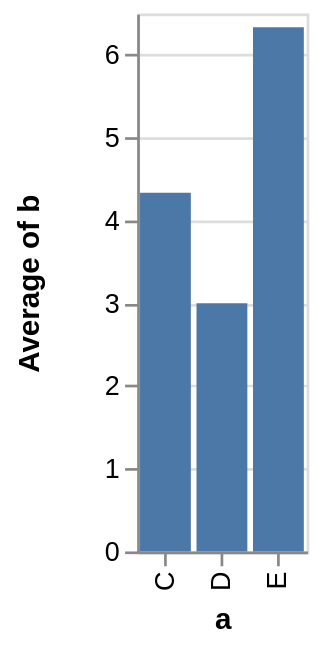

Vega-Lite specification stored for this chart:
### Vega specification from a JSON file in a GitHub repository (floating-point values rounded to 4 significant figures)
{"$schema": "https://vega.github.io/schema/vega/v3.0.json", "autosize": "pad", "padding": 5, "height": 200, "style": "cell", "data": [{"name": "source_0", "values": [{"a": "C", "b": 2}, {"a": "C", "b": 7}, {"a": "C", "b": 4}, {"a": "D", "b": 1}, {"a": "D", "b": 2}, {"a": "D", "b": 6}, {"a": "E", "b": 8}, {"a": "E", "b": 4}, {"a": "E", "b": 7}]}, {"name": "data_0", "source": "source_0", "transform": [{"type": "formula", "expr": "toNumber(datum[\"b\"])", "as": "b"}, {"type": "aggregate", "groupby": ["a"], "ops": ["average"], "fields": ["b"], "as": ["average_b"]}]}], "signals": [{"name": "x_step", "value": 21}, {"name": "width", "update": "bandspace(domain('x').length, 0.1, 0.05) * x_step"}], "marks": [{"name": "marks", "type": "rect", "style": ["bar"], "from": {"data": "data_0"}, "encode": {"update": {"x": {"scale": "x", "field": "a"}, "width": {"scale": "x", "band": true}, "y": {"scale": "y", "field": "average_b"}, "y2": {"scale": "y", "value": 0}, "fill": {"value": "#4c78a8"}}}}], "scales": [{"name": "x", "type": "band", "domain": {"data": "data_0", "field": "a", "sort": true}, "range": {"step": {"signal": "x_step"}}, "paddingInner": 0.1, "paddingOuter": 0.05}, {"name": "y", "type": "linear", "domain": {"data": "data_0", "field": "average_b"}, "range": [{"signal": "height"}, 0], "nice": true, "zero": true}], "axes": [{"scale": "x", "orient": "bottom", "title": "a", "zindex": 1, "encode": {"labels": {"update": {"angle": {"value": 270}, "align": {"value": "right"}, "baseline": {"value": "middle"}}}}}, {"scale": "y", "orient": "left", "labelOverlap": true, "tickCount": {"signal": "ceil(height/40)"}, "title": "Average of b", "zindex": 1}, {"scale": "y", "orient": "left", "domain": false, "grid": true, "labels": false, "maxExtent": 0, "minExtent": 0, "tickCount": {"signal": "ceil(height/40)"}, "ticks": false, "zindex": 0, "gridScale": "x"}], "config": {"axis": {"titlePadding": 5}, "axisY": {"minExtent": 30}}}
